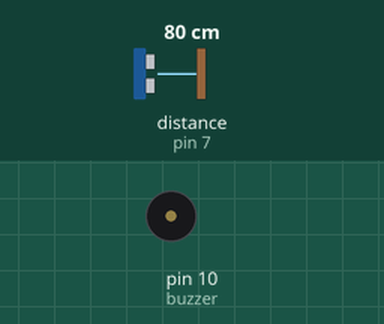
Simulated run of this sketch. Board: Arduino Uno, built with avr-gcc and run on an emulated ATmega328P. Shown: buzzer (waves = sounding). Wiring (inferred from the names in the program): ultrasonic range finder: trigger pin 8; echo pin 7. The inputs (shaded band) are chosen by the test bench; at power-on: distance to the obstacle (sensor on pin 7) 80 cm. The echo pulse lasts 58.3 µs per cm; what the sketch prints to the serial monitor is not drawn.

Above: at 1.2 s.
Timing chart, 0 to 5.1 s (numbered marks = the images above):
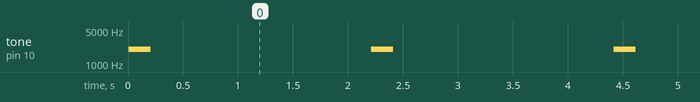

Measured:
- by itself, tone on pin 10 (buzzer): alternates 2000 Hz for 0.20 s and silent for 2.0 s

The sketch:

car_reverse_beeper.ino
```cpp
int trigpin = 8;
int echopin = 7;
long duration;
int distance;

const int buzzer = 10;

void setup() {
  pinMode (trigpin,OUTPUT);
  pinMode (echopin,INPUT);
  Serial.begin(9600);

  pinMode(buzzer, OUTPUT);
}

void loop() {
digitalWrite(trigpin,LOW);
delayMicroseconds(2);
digitalWrite(trigpin,HIGH);
delayMicroseconds(10);
digitalWrite(trigpin,LOW);

duration=pulseIn(echopin,HIGH);
distance=duration*0.034/2;

Serial.print("Distance:");
Serial.println(distance);
Serial.println("cm");

if(distance>=200){
   tone(buzzer, 500);
  delay(1000);
  noTone(buzzer);
  delay(1000);

  }
  else if(distance>100&&distance<200)
  {
  tone(buzzer, 1000);
  delay(500);
  noTone(buzzer);
  delay(500);

    }
 else if(distance<100) {
  tone(buzzer, 2000);
  delay(200);
  noTone(buzzer);
  //delay(200);

    }


delay(2000);

}
```
